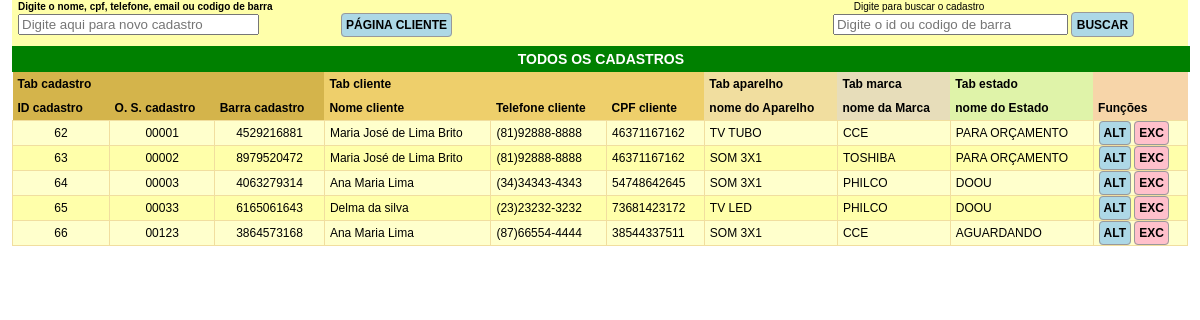
The page / on the database its author committed.
### tables this page shows
CREATE TABLE `cadastro` (
  `id` int(11) NOT NULL,
  `ordem_servico` varchar(5) NOT NULL,
  `id_cliente` varchar(5) NOT NULL,
  `id_aparelho` varchar(5) NOT NULL,
  `id_marca` varchar(5) NOT NULL,
  `id_defeito` int(5) NOT NULL,
  `id_acessorio` int(5) NOT NULL,
  `id_modelo` int(5) NOT NULL,
  `modelo` varchar(150) NOT NULL,
  `numeroSerie` varchar(100) NOT NULL,
  `id_estado` varchar(5) NOT NULL,
  `defeitoReclamado` varchar(200) NOT NULL,
  `dataEntrada` date NOT NULL,
  `dataPronto` date NOT NULL,
  `dataSaida` date NOT NULL,
  `orcamento` float NOT NULL,
  `material` varchar(254) NOT NULL,
  `acessorio` varchar(200) NOT NULL,
  `obs` varchar(254) NOT NULL,
  `foto` varchar(40) NOT NULL,
  `barra` varchar(11) NOT NULL,
  `excluir` varchar(3) NOT NULL
);

CREATE TABLE `cliente` (
  `id` int(11) NOT NULL,
  `nome` varchar(50) NOT NULL,
  `endereco` varchar(200) NOT NULL,
  `telefone` varchar(15) NOT NULL,
  `telefone2` varchar(15) NOT NULL,
  `cpf` varchar(12) NOT NULL,
  `dataNascimento` date NOT NULL,
  `dataCadastro` date NOT NULL,
  `foto` varchar(40) NOT NULL,
  `email` varchar(100) NOT NULL,
  `barra` varchar(12) NOT NULL,
  `excluir` varchar(4) NOT NULL,
  `numeroCadastro` int(4) NOT NULL
);

CREATE TABLE `aparelho` (
  `id` int(11) NOT NULL,
  `nome_aparelho` varchar(30) NOT NULL
);

CREATE TABLE `marca` (
  `id` int(11) NOT NULL,
  `nome_marca` varchar(30) NOT NULL
);

CREATE TABLE `estado` (
  `id` int(11) NOT NULL,
  `nome_estado` varchar(50) NOT NULL,
  `sigla_estado` varchar(2) NOT NULL
);

### index.php (the view, shortened to what this page needs)
<?php
require_once 'conexao.php';
   $query = mysqli_query(
   $conexao,"SELECT
   cadastro.id,
   cadastro.ordem_servico cadastro_ordem,
   cadastro.barra cadastro_barra,
   cliente.id cliente_id,
   cliente.nome cliente_nome,
   cliente.telefone cliente_telefone,
   cliente.cpf cliente_cpf,
   aparelho.nome_aparelho aparelho_nome,
   marca.nome_marca marca_nome,
   estado.nome_estado estado_nome
   FROM cadastro cadastro
   INNER JOIN cliente cliente ON cadastro.id_cliente = cliente.id
   INNER JOIN aparelho aparelho ON cadastro.id_aparelho = aparelho.id
   INNER JOIN marca marca ON cadastro.id_marca = marca.id
   INNER JOIN estado estado ON cadastro.id_estado = estado.id
   WHERE cadastro.excluir='' AND cliente.excluir=''
   ORDER BY cadastro.id ASC");
?>
<!DOCTYPE HTML>
<html>
<head>
<link rel="stylesheet" type="text/css" href="estilo.css" />
</head>
<body>
    <div class="container">
        <div id="pesquisa" class="pesquisa">
            <b>Digite o nome, cpf, telefone, email ou codigo de barra </b>
            <form id="formulario" name="frmEnviaDados" class="form-horizontal" action="busca.php"  method="post">
                <input id="cpf" type="text" name="busca" placeholder="Digite aqui para novo cadastro" autocomplete="off" onkeyup="verificar()">
                <a href="duplicado.php" class="botao but-azul" > página cliente </a>
            </form>
             <span class="texto">Digite para buscar o cadastro</span>
            <form id="buscaCadastro" name="frmEnviaDados" class="form-horizontal" action="busca.php"  method="post">
                <input id="buscaCad" type="text" name="buscaCad" placeholder="Digite o id ou codigo de barra" autocomplete="off" />
                <input  id="buscar" class="botao but-azul" type="submit" value="buscar" onclick="buscaNoBanco3();  return false;">
            </form>
        </div>
        <div id="tabela_exibicao">
            <div class="titulo">todos os cadastros</div>
            <table class="tabela_menus" border="1" style="border-collapse: collapse" cellpadding="2" cellspacing="0">
                <thead>
                    <tr>
                        <th class="tabela1">
                            Tab cadastro
                        </th>
                        <th  class="tabela1">
                        </th>
                        <th  class="tabela1">
                        </th>
                        <th  class="tabela2">
                            Tab cliente
                        </th>
                        <th  class="tabela2">
                        </th>
                        <th  class="tabela2">
                        </th>
                        <th  class="tabela3">
                            Tab aparelho
                        </th>
                        <th  class="tabela4">
                            Tab marca
                        </th>
                        <th  class="tabela5">
                            Tab estado
                        </th>
                        <th  class="funcoes">
                        </th>
                    </tr>
                    <tr>
                        <th class="tabela1">
                            ID cadastro
                        </th>
                        <th  class="tabela1">
                            O. S. cadastro
                        </th>
                        <th  class="tabela1">
                            Barra cadastro
                        </th>
                        <th  class="tabela2">
                            Nome cliente
                        </th>
                        <th  class="tabela2">
                            Telefone cliente
                        </th>
                        <th  class="tabela2">
                            CPF cliente
                        </th>
                        <th  class="tabela3">
                            nome do Aparelho
                        </th>
                        <th  class="tabela4">
                            nome da Marca
                        </th>
                        <th  class="tabela5">
                            nome do Estado
                        </th>
                        <th class="funcoes">
                            Funções<br>
                        </th>
                    </tr>
                </thead>
                <tbody>
                    <?php
                    while ($categoria = mysqli_fetch_array($query,MYSQLI_ASSOC)) {; ?>
                        <tr>
                            <td class="td tdCenter"><?php echo $categoria['id']; ?></td>
                            <td class="tdCenter"><?php echo $categoria['cadastro_ordem']; ?></td>
                            <td class="tdCenter"><?php echo $categoria['cadastro_barra']; ?></td>
                            <td><?php echo $categoria['cliente_nome']; ?></td>
                            <td><?php echo $categoria['cliente_telefone']; ?></td>
                            <td><?php echo $categoria['cliente_cpf']; ?></td>
                            <td><?php echo $categoria['aparelho_nome']; ?></td>
                            <td><?php echo $categoria['marca_nome']; ?></td>
                            <td><?php echo $categoria['estado_nome']; ?></td>
                            <td >
                                <span class="botao but-azul" onclick="buscaCad.value='<?php echo $categoria['id']; ?>'; desabilitaCampos(); buscaNoBanco3()" >alt</span>
                                <a href="excluir_cadastro.php?codigo=<?= $categoria['id']; ?>" class="botao but-vermelho"  OnClick="return confirm('Confirma Exclusão da OS <?php echo $categoria['cadastro_ordem']; ?>' +'\n'+'<?php echo $categoria['cliente_nome']; ?>')" >exc</a>
                            </td>
                        </tr>
                    <?php };?>
                </tbody>
            </table>
        </div>
    </div>
</body>
</html>

### estilo.css (style rules this page uses)
html, body { font-family: Helvetica, Arial, sans-serif; margin:0; font-size:10px; width:100%; }
input[type='submit'] { padding:0 5px; height:25px; margin:0 !important; }
.container { width:98%; margin-left:1%; }
.tabela_menus { position:relative; width:100%; margin:0 auto; }
.tabela1 { background-color: #d4b44b; padding:5px; }
.tabela2 { background-color: #eecf6b; padding:5px; }
.tabela3 { background-color:#f1de9f; padding:5px; margin:1%; }
.tabela4 { background-color: #e7ddba; padding:5px; }
.tabela5 { background-color: #dff3a9; padding:5px; }
.funcoes { background-color: #f7d5a9; padding:5px; }
.tdCenter { text-align:center; }
.tabela_menus tr:nth-child(odd) { background-color: #ffc; }
.tabela_menus tr:nth-child(even) { background-color: #ffa; }
.botao { border:solid 1px #999; height:25px; padding:1px 6px; background:#bbb; cursor:pointer; text-transform:uppercase; font-weight:bold; font-size:12px; color:#000; border-radius:4px; }
.but-azul { background:lightblue; padding:4px; }
.but-vermelho { background:pink; padding:4px; }
a { text-decoration:none; color:#000; }
th, table { border:none; font-size:12px; }
th { text-align:left; }
.tabela_menus td { border-color:#f1de9f; padding:5px; }
.pesquisa { position:relative; background:#ffa; width:99%; padding:0 5px 8px 5px; border:solid 1px #ffa; }
#cpf, #cpfbusca { width:20%; }
#buscaCad { width:65%; }
.titulo { width:99.3%; background:green; color:white; text-align:center; font-size:14px; text-transform: uppercase; font-weight:bold; padding:5px; }
#buscaCadastro { margin-left:70%; margin-top:-25px; }
.texto { float:right; margin-right:17%; margin-top:-36px; }

### rows shown on the page
cadastro: id "62", ordem_servico "00001", barra "4529216881", id_cliente.nome "Maria José de Lima Brito", id_cliente.telefone "(81)92888-8888", id_cliente.cpf "46371167162", id_aparelho.nome_aparelho "TV TUBO", id_marca.nome_marca "CCE", id_estado.nome_estado "PARA ORÇAMENTO"
cadastro: id "63", ordem_servico "00002", barra "8979520472", id_cliente.nome "Maria José de Lima Brito", id_cliente.telefone "(81)92888-8888", id_cliente.cpf "46371167162", id_aparelho.nome_aparelho "SOM 3X1", id_marca.nome_marca "TOSHIBA", id_estado.nome_estado "PARA ORÇAMENTO"
cadastro: id "64", ordem_servico "00003", barra "4063279314", id_cliente.nome "Ana Maria Lima", id_cliente.telefone "(34)34343-4343", id_cliente.cpf "54748642645", id_aparelho.nome_aparelho "SOM 3X1", id_marca.nome_marca "PHILCO", id_estado.nome_estado "DOOU"
cadastro: id "65", ordem_servico "00033", barra "6165061643", id_cliente.nome "Delma da silva", id_cliente.telefone "(23)23232-3232", id_cliente.cpf "73681423172", id_aparelho.nome_aparelho "TV LED", id_marca.nome_marca "PHILCO", id_estado.nome_estado "DOOU"
cadastro: id "66", ordem_servico "00123", barra "3864573168", id_cliente.nome "Ana Maria Lima", id_cliente.telefone "(87)66554-4444", id_cliente.cpf "38544337511", id_aparelho.nome_aparelho "SOM 3X1", id_marca.nome_marca "CCE", id_estado.nome_estado "AGUARDANDO"
